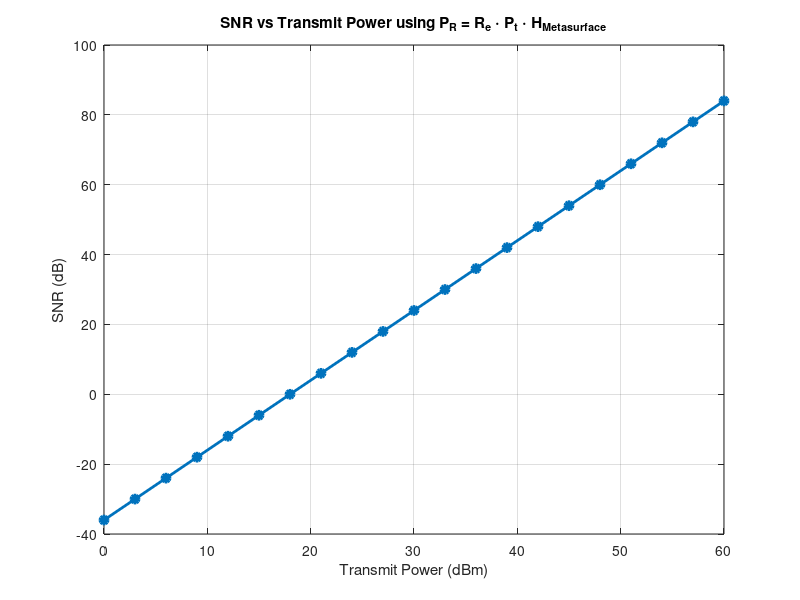
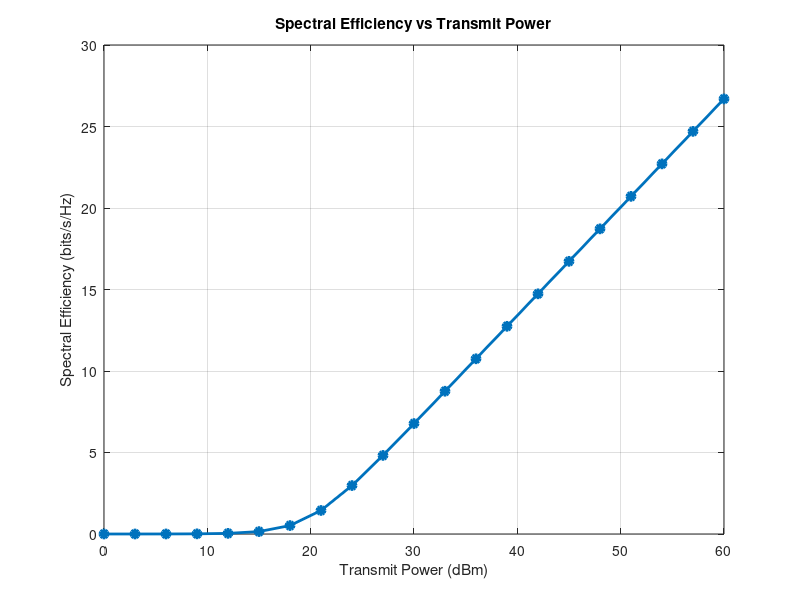
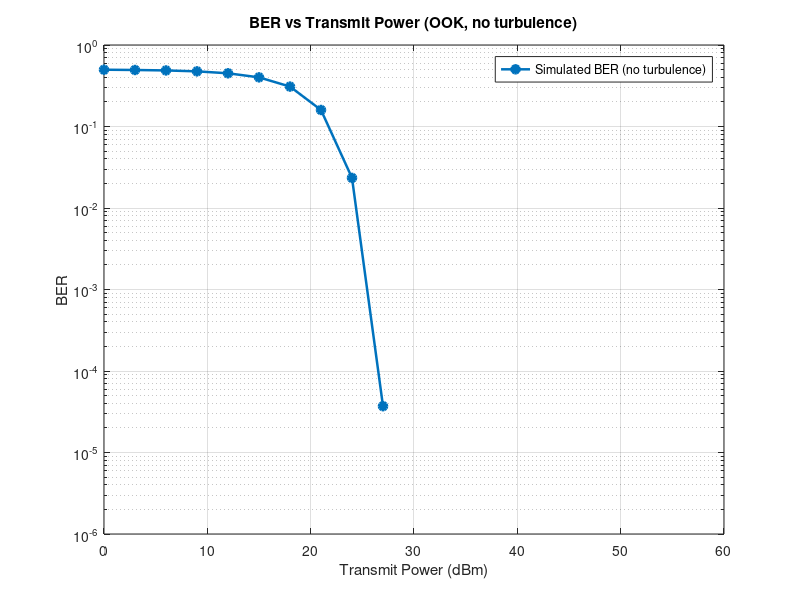

The MATLAB source for these figures, in order: (Note: this script raises an error after producing the figures.)
% ============================================================
%   OIRS-assisted UWOC Simulation
%   Underwater Wireless Communication System"
%    METASURFACES TURBULENCE EGG
% ============================================================

clear; clc; close all;

%% -------------------- 1. System Parameters --------------------
% (Use exact paper Table 2 values here if available)

A_o   = 1;          % Total OIRS area (m^2)
n_elem2 = 169;      % Total number of mirror elements (n_m^2)
l_m   = 0.08;       % Mirror element length (m)
w_m   = 0.08;       % Mirror element width (m)
y_s   = 1;         % Tx depth from OIRS (m)
y_d   = 1;         % Rx depth from OIRS (m)
n_p = 13;           %%% no of patches 13 x 13

% --- EGG turbulence parameters (1st values) ---
omega = 0.1665;        % mixture weight
lambda_exp = 0.1207;   % parameter
a_gg = 0.1559;         % gamma param a
b_gg = 1.5216;         % gamma param b
c_gg = 22.8754;         %  gamma param c

% --- Physical / receiver constants ---
A_PD  = 0.0001;       % photodiode area (m^2) (same as Sipm for now)
psi_FOV_deg = 90;   % receiver FoV (deg)
psi_FOV_rad = deg2rad(psi_FOV_deg); %conversion into radians
mu = 1.33;          % refractive index (water)
rho_MS = 0.8;          % mirror reflection coefficient
eta = 0.95;            % LED efficiency
T_psi = 1;          % optical filter gain
G_psi = 1;
c_lambda = 0.056;      % attenuation coefficient (m^-1)
Re = 0.5;           % Re of photodiode
sigma2_i = 1e-12;   % total noise variance (A^2)
c_water = 2.25e8;   % light speed in water (m/s)

% --- LED Lambertian source parameters ---
theta_half_deg = 60;  %% taken from Vivek Sir's and Anand Singh's paper
m_lambert = 2; % m_lambert= -log(2)/log(cosd(theta_half_deg)) fomula


%% -------------------- 2. Geometry --------------------

d_sd = 4; % distance between source and destination
% Tx-Rx separation (m)
x_s = 0; %%% x-cordinate of source led
x_d = x_s; % x cordinate of Rx
z_d = d_sd/2; % z cordinate of Rx
S_pos = [x_s, y_s, -d_sd/2];    % Tx position
D_pos = [x_s, y_d, z_d];    % Rx position



%% -------------------- 4. Compute OIRS Channel Gain --------------------
fprintf('Computing per-element OIRS gains...\n');
H_OIRS = 0;
count_nonzero = 0;
total_length = n_p * l_m;
total_width  = n_p * w_m;
x_0 = -0.56; %% k will update x
z_0 = -0.56; %% l will update z
for k = 1:n_p
    x_kl = x_0 + 0.08 * k;
    for l = 1:n_p
        z_kl = z_0 + 0.08 * l;
        y_kl = 0;
        R_kl = [x_kl, y_kl, z_kl];

        d_sr = norm(R_kl - S_pos);
        d_rd = norm(D_pos - R_kl);

        V_SR = R_kl - S_pos; %vector from S-pos to Reflector
        V_RD = D_pos - R_kl; %vector from D-pos to Reflector
        V_DS = S_pos - D_pos; % vector from D-pos to S-pos
        u_in  = V_SR/norm(V_SR); %unit incidence ray
        u_out =  V_RD / norm(V_RD);%unit reflected ray
        n_kl = [0,1,0] % normal of a patch remains same for each patch
        
        V_DR = -V_RD;
        theta_D_R_kl = atan2(norm(cross(V_DS,V_DR)),dot(V_DS,V_DR)); %% angle between V_DS and V_DR

        G_O_kl = 0; %%%intilization of OIRS GAIN
        if ((theta_D_R_kl<=psi_FOV_rad) && (theta_D_R_kl>=0))
            %%% Calculation of G_O_kl

            %%% theta_S_R_kl
            %%%angle between SD and SR_kl
            theta_S_R_kl = atan2(norm(cross(-V_DS,V_SR)),dot(-V_DS,V_SR));
            c1 = cos(theta_S_R_kl)^m_lambert;

            % theta_D_R_kl already calculated
            c2 = cos(theta_D_R_kl);

            % theta_MS_R_kl_D
            % angle between MS normal n_kl and V_RD
            theta_MS_R_kl_D = atan2(norm(cross(n_kl,V_RD)),dot(n_kl,V_RD));
            c3 = cos(theta_MS_R_kl_D);

            %theta_MS_R_kl_S
            %angle bw MS normal and minus V_S_R
            theta_MS_R_kl_S = atan2(norm(cross(n_kl,-V_SR)),dot(n_kl,-V_SR));
            c4 = cos(theta_MS_R_kl_S);
 

            %calculating G_O_kl
            numerator = (rho_MS* eta* (m_lambert+1)*A_PD);
            denominator = 2*pi*((d_sr+d_rd)^2) * norm(n_kl) * norm(u_out);
            G_O_kl = (numerator/denominator)*c1*c2*c3*c4*T_psi*G_psi;
        
        else
            G_O_kl = 0; %%% other cases
        end

        h_p = exp(-c_lambda*(d_sr+d_rd)); %%% Attentuation Constant
        

        %%% Underwater OIRS assited Channel
        H_OIRS = H_OIRS + G_O_kl * h_p;
        
        count_nonzero = count_nonzero + 1;
    end
    z_kl = -0.56;
end

fprintf('Total H_OIRS = %.6e\n', H_OIRS);

%% ----- Transmit power sweep & SNR plot -----
% Power vector (dBm) and Watts
Pt_dBm = 0:3:60;
Pt_W   = 1e-3 * 10.^(Pt_dBm/10);          % convert dBm -> W

% Received power using: P_R = Re * Pt * H_OIRS
P_R    = Re .* Pt_W .* H_OIRS;             % vectorized

% SNR and SNR(dB)
SNR    = (P_R).^2 ./ sigma2_i;
SNR_dB = 10*log10(SNR);

% Plot
figure;
plot(Pt_dBm, SNR_dB, '-o','LineWidth',2,'MarkerFaceColor','auto');
grid on;
xlabel('Transmit Power (dBm)');
ylabel('SNR (dB)');
title('SNR vs Transmit Power using P_R = R_e \cdot P_t \cdot H_{Metasurface}');

% (Optional) print a quick summary
fprintf('\nPower sweep summary:\n');
for i = 1:numel(Pt_dBm)
    fprintf('Pt = %3d dBm -> P_R = %.3e W, SNR = %.2f dB\n', ...
        Pt_dBm(i), P_R(i), SNR_dB(i));
end



%% -------------------- 5. Spectral Efficiency (Shannon formula) --------------------
% SE = log2(1 + SNR)

SE_log2 = log2(1 + exp(1) / (2* pi) * SNR);   % Spectral efficiency in bits/s/Hz

% Plot SE vs transmit power
figure;
plot(Pt_dBm, SE_log2, '-o','LineWidth',2,'MarkerFaceColor','auto');
grid on;
xlabel('Transmit Power (dBm)');
ylabel('Spectral Efficiency (bits/s/Hz)');
title('Spectral Efficiency vs Transmit Power');

% Display quick summary in Command Window
fprintf('\nSpectral Efficiency summary (log2(1 + SNR)):\n');
for i = 1:numel(Pt_dBm)
    fprintf('Pt = %3d dBm -> SE = %.4f bits/s/Hz\n', Pt_dBm(i), SE_log2(i));
end






%% ---------------- BER (no turbulence) - Simulated  -----------


rng(2);                % reproducible
Nbits = 1e6;           % bits per Pt 
x_bits = randi([0 1], Nbits, 1);   % OOK bitstream (0/1)

H_det = Re * H_OIRS;   % deterministic electrical gain (A/W) already includes attenuation

BER_sim = zeros(size(Pt_W));

for ip = 1:numel(Pt_W)
    Pt = Pt_W(ip);           % transmit power in Watts

    % amplitude for symbol '1' at the receiver (current)
    A1 = H_det * Pt;         % (A) - same for every bit since no turbulence

    % transmitted current for each bit (0->0, 1->A1)
    s = A1 .* x_bits;        % Nbits x 1

    % AWGN noise samples 
    n = sqrt(sigma2_i) .* randn(Nbits,1);

    % received
    y = s + n;

    % optimal threshold for OOK in AWGN (equally likely symbols)
    T = 0.5 * A1;

    % detect and compute BER (biterr)
    x_det = y > T;
    [~, BER_sim(ip)] = biterr(x_bits, x_det);

end

% Print a quick table
fprintf('\nPt(dBm)   P_R (W)       SimBER\n');
for i = 1:numel(Pt_dBm)
    fprintf('%3d       %.3e    %.3e    %.3e\n', Pt_dBm(i), P_R(i), BER_sim(i), 'n');
end

% Plot simulated and theoretical BER vs Pt (log scale)
figure;
semilogy(Pt_dBm, BER_sim, 'o-', 'LineWidth', 1.8, 'MarkerFaceColor','auto'); hold on;
grid on;
xlabel('Transmit Power (dBm)');
ylabel('BER');
legend('Simulated BER (no turbulence)');
title('BER vs Transmit Power (OOK, no turbulence)');
ylim([1e-6 1]); 


%% ---------------- EGG turbulence and Monte Carlo BER ----------------
% Monte-Carlo parameters (changeable)
rng(2);                     % reproducible
Nreal = 10000;               % number of channel realizations/simulations (Monte-Carlo)
Nbits_per_real = 1e4;       % size of sample bitstream

% EGG samples
h_alpha = zeros(Nreal,1);

% choosing when to use exp and when to use gamma distribution
u = rand(Nreal,1);
idx_exp = u <= omega;
idx_gg  = ~idx_exp;

% Exponential samples (scale = lambda_exp)
if any(idx_exp)
    h_alpha(idx_exp) = exprnd(lambda_exp, sum(idx_exp), 1);
end

% Generalized-Gamma samples: If Y ~ Gamma(a,1) then X = b * Y^(1/c)
if any(idx_gg)
    Y = gamrnd(a_gg, 1, sum(idx_gg), 1);   
    h_alpha(idx_gg) = b_gg .* (Y).^(1./c_gg);
end

% Floor at zero to prevent from h_alpha going negative
h_alpha = max(h_alpha, 0); 

% Calculating simulated scintillation index (SI)
mean_h = mean(h_alpha);
var_h  = var(h_alpha);
SI = var_h / (mean_h^2); % Normalized Variance
fprintf('EGG fading: mean(h)=%.4e, var(h)=%.4e, SI=%.4e (Nreal=%d)\n', mean_h, var_h, SI, Nreal);

% Showing the PDFof the simulated EGG
figure;
histogram(h_alpha,100,'Normalization','pdf'); hold on;
xlabel('h (fading gain)');
ylabel('PDF');
title('Sampled EGG PDF (histogram)');
% overlay KDE(kernel Density Estimate)
try
    [f,xi] = ksdensity(h_alpha);
    plot(xi,f,'LineWidth',1.5);
    legend('Histogram','KDE');
catch
    legend('Histogram');
end

%% Monte-Carlo BER under EGG turbulence
BER_turb = zeros(size(Pt_W));
rng(2);
% Pre-generating bitstreams for each realization
% matrix
% each column is a sample bitstream
x_bits_mat = randi([0 1], Nbits_per_real, Nreal);

fprintf('Running BER Monte-Carlo under EGG turbulence...\n');
for ip = 1:numel(Pt_W)
    Pt = Pt_W(ip);
    errors_total = 0;
    bits_total = 0;
    %%%% running Nreal sims to get an average value of BER 
    %%%% (Monte Carlo Sim technique)
    for r = 1:Nreal
        h_inst = h_alpha(r);                  % fading sample for this realization
        H_det_inst = Re * H_OIRS * h_inst;  % instantaneous electrical gain (A/W)

        % amplitude for symbol '1' at the receiver (current)
        A1 = H_det_inst * Pt;    % (A)

        % bits for this realization
        bits = x_bits_mat(:, r);
        s = A1 .* bits;          % transmitted current for each bit (0->0, 1->A1)

        % AWGN noise samples
        n = sqrt(sigma2_i) .* randn(Nbits_per_real,1);

        % Received
        y = s + n;

        % Threshold (optimal for equally likely OOK)
        T = 0.5 * A1;

        % Detection and errors
        x_det = y > T;
        errors_total = errors_total + sum(xor(bits, x_det));
        bits_total = bits_total + Nbits_per_real;
    end
    BER_turb(ip) = errors_total / bits_total;
    fprintf('Pt = %2d dBm -> BER_turb = %.3e\n', Pt_dBm(ip), BER_turb(ip));
end

% Plot BER (turbulent) and compare to no-turbulence curve
figure;
semilogy(Pt_dBm, BER_turb, 's-','LineWidth',1.8,'MarkerFaceColor','auto'); hold on;
semilogy(Pt_dBm, BER_sim, 'o-','LineWidth',1.2,'MarkerFaceColor','auto');
legend('BER (EGG turbulence)','BER (no turbulence)');
xlabel('Transmit Power (dBm)');
ylabel('BER');
grid on;
title('BER vs Transmit Power (OOK) with EGG turbulence');
ylim([1e-6 1]);

%% -------------- Average SNR (with EGG turbulence) --------------
rng(2);
SNR_inst = zeros(Nreal, numel(Pt_W));
for r = 1:Nreal
    for ip = 1:numel(Pt_W)
        A1 = Re * Pt_W(ip) * H_OIRS * h_alpha(r);
        SNR_inst(r, ip) = (A1.^2) / sigma2_i;
    end
end
SNR_avg_dB = 10*log10(mean(SNR_inst, 1));

figure;
plot(Pt_dBm, SNR_avg_dB, '-o','LineWidth',1.6);
xlabel('Transmit Power (dBm)');
ylabel('Average SNR (dB)');
grid on;
title('Average SNR across EGG realizations');




%% ------------------BER vs SNR (No Turbulence & EGG Turbulence)------------------------- %%

figure;
semilogy(SNR_avg_dB, BER_turb, 'rs-', 'LineWidth', 1.8, 'MarkerFaceColor','auto');
hold on;
semilogy(SNR_dB, BER_sim, 'bo-', 'LineWidth', 1.8, 'MarkerFaceColor','auto'); 
hold on;

grid on;
xlabel('SNR (dB)');
ylabel('BER');
legend('BER (EGG Turbulence)', 'BER (No Turbulence)','Location','southwest');
title('BER vs SNR (OOK) for No Turbulence and EGG Turbulence');

ylim([1e-6 1]);
xlim([min([SNR_dB, SNR_avg_dB]) max([SNR_dB, SNR_avg_dB])]);

fprintf('\nSim Completed.\n');
